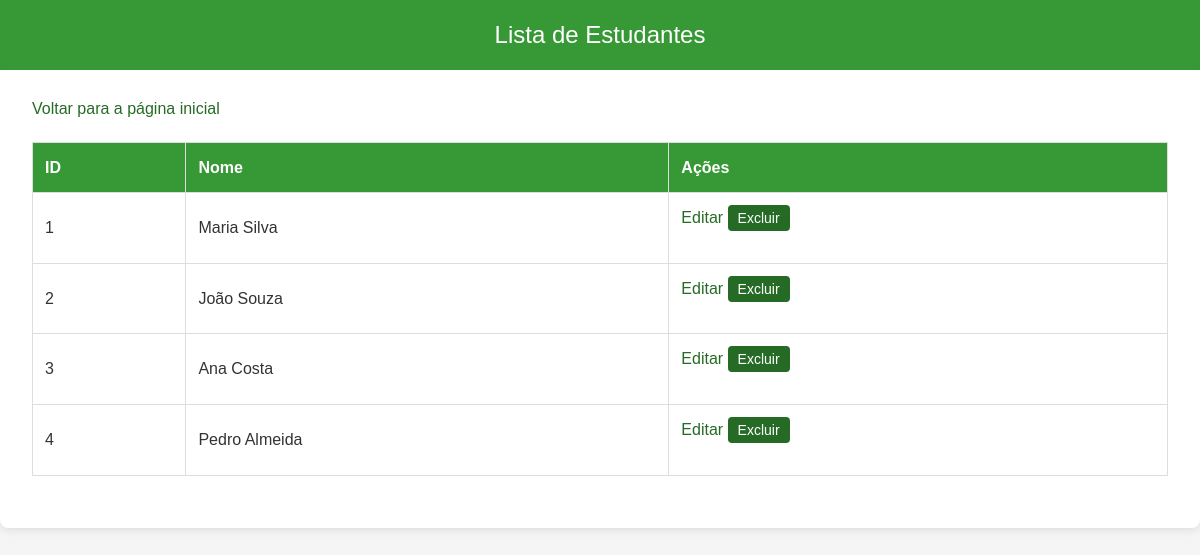
The app's page /biblioteca/View/listar_estudantes.php with its own data.
### tables this page shows
CREATE TABLE estudante (
    idEstudante INT AUTO_INCREMENT PRIMARY KEY,
    nome VARCHAR(255) NOT NULL
);

### biblioteca/Repository/EstudanteRepository.php (called while the page is built, shortened)
<?php
include_once '../Model/Estudante.php';
class EstudanteRepository {
    private $db;
    public function __construct() {
        $this->db = new Database();
    }
    public function findAll() {
        $conn = $this->db->getConnection();
        $sql = "SELECT idEstudante, nome FROM estudante";
        $result = $conn->query($sql);
        $estudantes = [];
        while ($row = $result->fetch_assoc()) {
            $estudantes[] = new Estudante($row['idEstudante'], $row['nome']);
        }
        return $estudantes;
    }
}
?>

### biblioteca/Controller/EstudanteController.php (called while the page is built, shortened)
<?php
include_once '../Model/Estudante.php';
include_once '../Repository/EstudanteRepository.php';
class EstudanteController {
    private $repository;
    public function __construct() {
        $this->repository = new EstudanteRepository();
    }
    public function listarEstudantes() {
        return $this->repository->findAll();
    }
}
?>

### biblioteca/Model/Estudante.php (called while the page is built, shortened)
<?php
class Estudante {
    private $idEstudante;
    private $nome;
    public function __construct($idEstudante, $nome) {
        $this->idEstudante = $idEstudante;
        $this->nome = $nome;
    }
    public function getIdEstudante() {
        return $this->idEstudante;
    }
    public function getNome() {
        return $this->nome;
    }
}
?>

### biblioteca/View/listar_estudantes.php (the view, shortened to what this page needs)
<?php
include_once '../Controller/EstudanteController.php';
$controller = new EstudanteController();
$estudantes = $controller->listarEstudantes();
?>
<!DOCTYPE html>
<html lang="pt-br">
<head>
</head>
<body>
    <div class="navbar">Lista de Estudantes</div>
    <div class="container">
        <a href="index.php">Voltar para a página inicial</a>
        <table>
            <tr>
                <th>ID</th>
                <th>Nome</th>
                <th>Ações</th>
            </tr>
            <?php
            if (!empty($estudantes)) {
                foreach ($estudantes as $estudante) {
                    echo "<tr>
                        <td>" . $estudante->getIdEstudante() . "</td>
                        <td>" . $estudante->getNome() . "</td>
                        <td>
                            <a href='editar_estudante.php?id=" . $estudante->getIdEstudante() . "'>Editar</a>
                            <button onclick='confirmarExclusao(" . $estudante->getIdEstudante() . ")'>Excluir</button>
                        </td>
                    </tr>";
                }
            } else {
                echo "<tr><td colspan='3'>Nenhum estudante encontrado</td></tr>";
            }
            ?>
        </table>
    </div>
</body>
</html>

### biblioteca/View/listar_estudantes.php (style rules this page uses)
* { margin: 0; padding: 0; box-sizing: border-box; }
body { font-family: 'Arial', sans-serif; background-color: #f5f5f5; color: #333; line-height: 1.6; margin: 0; padding: 0; }
.navbar { background-color: #379936; color: white; width: 100%; padding: 1rem; text-align: center; font-size: 1.5rem; position: fixed; top: 0; left: 0; z-index: 1000; }
.container { margin: 4rem auto; max-width: 1200px; padding: 2rem; background-color: white; border-radius: 8px; box-shadow: 0 2px 8px rgba(0, 0, 0, 0.1); }
a { display: inline-block; margin-bottom: 20px; font-size: 16px; color: #266b25; text-decoration: none; }
table { width: 100%; border-collapse: collapse; margin-bottom: 20px; }
th, td { border: 1px solid #ddd; padding: 12px; text-align: left; }
th { background-color: #379936; color: white; }
td { background-color: #fff; }
button { background-color: #266b25; color: white; border: none; padding: 5px 10px; cursor: pointer; border-radius: 4px; font-size: 14px; }

### records on screen
estudante: idEstudante "1", nome "Maria Silva"
estudante: idEstudante "2", nome "João Souza"
estudante: idEstudante "3", nome "Ana Costa"
estudante: idEstudante "4", nome "Pedro Almeida"
